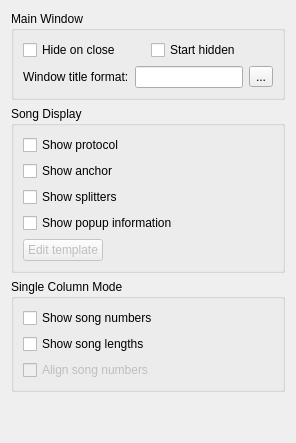
     <widget class="QWidget" name="tab">
      <attribute name="title">
       <string>View</string>
      </attribute>
      <layout class="QVBoxLayout" name="verticalLayout_5">
       <item>
        <widget class="QGroupBox" name="groupBox">
         <property name="title">
          <string>Main Window</string>
         </property>
         <layout class="QGridLayout" name="gridLayout_3">
          <item row="0" column="0">
           <widget class="QCheckBox" name="hideOnCloseCheckBox">
            <property name="text">
             <string>Hide on close</string>
            </property>
           </widget>
          </item>
          <item row="0" column="1">
           <widget class="QCheckBox" name="hiddenCheckBox">
            <property name="text">
             <string>Start hidden</string>
            </property>
           </widget>
          </item>
          <item row="1" column="0" colspan="2">
           <layout class="QHBoxLayout" name="horizontalLayout_2">
            <item>
             <widget class="QLabel" name="label_13">
              <property name="text">
               <string>Window title format:</string>
              </property>
             </widget>
            </item>
            <item>
             <widget class="QLineEdit" name="windowTitleLineEdit"/>
            </item>
            <item>
             <widget class="QToolButton" name="windowTitleButton">
              <property name="text">
               <string>...</string>
              </property>
             </widget>
            </item>
           </layout>
          </item>
         </layout>
        </widget>
       </item>
       <item>
        <widget class="QGroupBox" name="groupBox_2">
         <property name="title">
          <string>Song Display</string>
         </property>
         <layout class="QVBoxLayout" name="verticalLayout_3">
          <item>
           <widget class="QCheckBox" name="protocolCheckBox">
            <property name="text">
             <string>Show protocol</string>
            </property>
           </widget>
          </item>
          <item>
           <widget class="QCheckBox" name="anchorCheckBox">
            <property name="text">
             <string>Show anchor</string>
            </property>
           </widget>
          </item>
          <item>
           <widget class="QCheckBox" name="showSplittersCheckBox">
            <property name="text">
             <string>Show splitters</string>
            </property>
           </widget>
          </item>
          <item>
           <widget class="QCheckBox" name="popupCheckBox">
            <property name="text">
             <string>Show popup information</string>
            </property>
           </widget>
          </item>
          <item>
           <layout class="QHBoxLayout" name="horizontalLayout_3">
            <item>
             <widget class="QPushButton" name="popupTemplateButton">
              <property name="enabled">
               <bool>false</bool>
              </property>
              <property name="text">
               <string>Edit template</string>
              </property>
              <property name="icon">
               <iconset theme="configure">
                <normaloff>.</normaloff>.</iconset>
              </property>
             </widget>
            </item>
            <item>
             <spacer name="horizontalSpacer_2">
              <property name="orientation">
               <enum>Qt::Horizontal</enum>
              </property>
              <property name="sizeHint" stdset="0">
               <size>
                <width>40</width>
                <height>20</height>
               </size>
              </property>
             </spacer>
            </item>
           </layout>
          </item>
         </layout>
        </widget>
       </item>
       <item>
        <widget class="QGroupBox" name="groupBox_6">
         <property name="title">
          <string>Single Column Mode</string>
         </property>
         <layout class="QVBoxLayout" name="verticalLayout">
          <item>
           <widget class="QCheckBox" name="numbersCheckBox">
            <property name="text">
             <string>Show song numbers</string>
            </property>
           </widget>
          </item>
          <item>
           <widget class="QCheckBox" name="lengthsCheckBox">
            <property name="text">
             <string>Show song lengths</string>
            </property>
           </widget>
          </item>
          <item>
           <widget class="QCheckBox" name="alignCheckBox">
            <property name="enabled">
             <bool>false</bool>
            </property>
            <property name="text">
             <string>Align song numbers</string>
            </property>
           </widget>
          </item>
         </layout>
        </widget>
       </item>
       <item>
        <spacer name="verticalSpacer">
         <property name="orientation">
          <enum>Qt::Vertical</enum>
         </property>
         <property name="sizeHint" stdset="0">
          <size>
           <width>20</width>
           <height>40</height>
          </size>
         </property>
        </spacer>
       </item>
      </layout>
     </widget>
